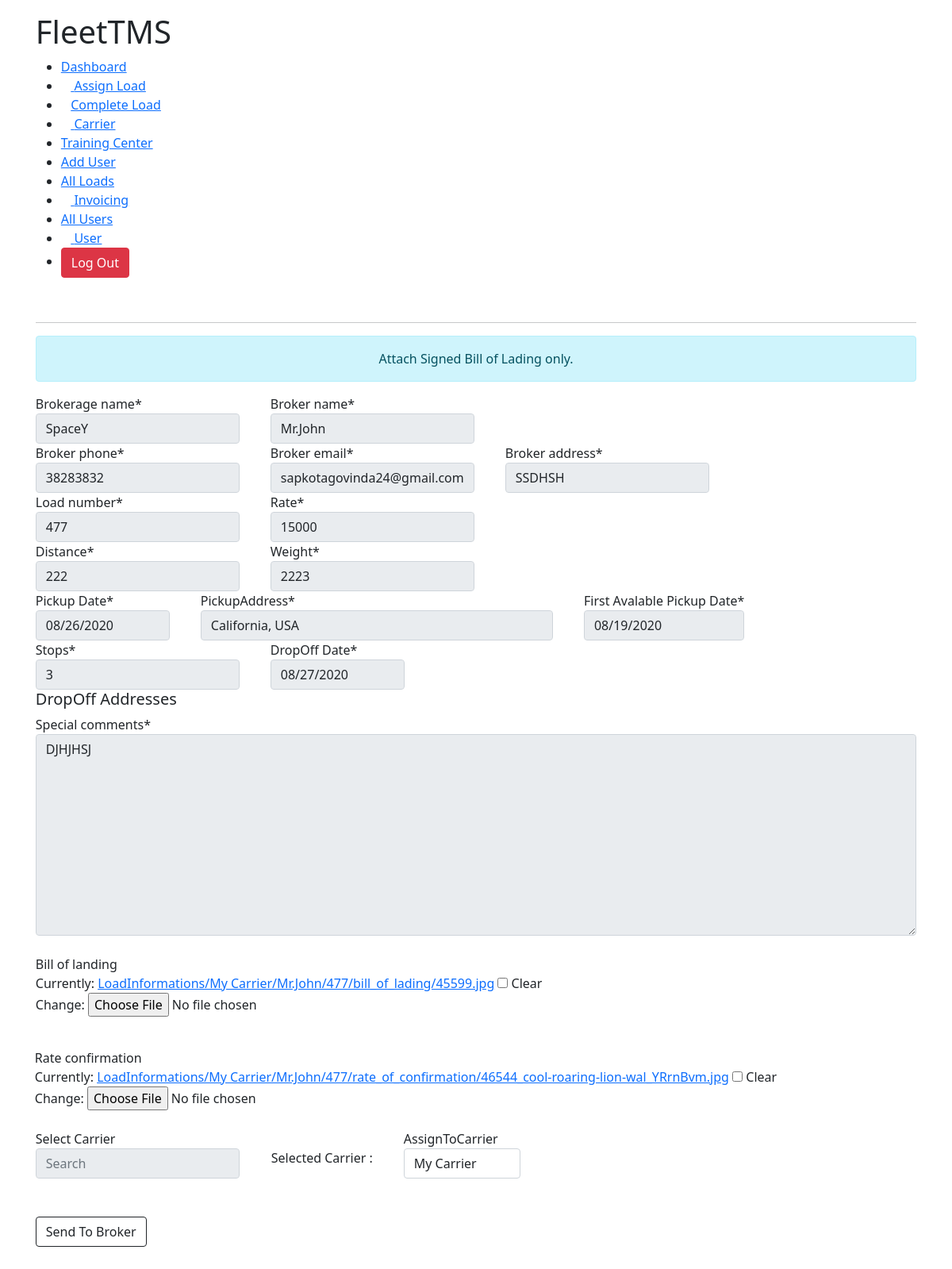
The app's page /signed_bill_detail/81 (signed in) with its own data.
### TMSTruck/models.py (models this page shows, shortened)
class AssignLoad(models.Model):
	user 					= models.ForeignKey(Account,on_delete=models.CASCADE,null=True,blank=True)
	brokerage_name 			= models.CharField(max_length=300, null=True)
	broker_name 			= models.CharField(max_length=300, null=True)
	assignToCarrier			= models.ForeignKey(Carrier,blank=True, on_delete=models.CASCADE, null=True)
	broker_address 			= models.CharField(max_length=300, null=True)
	pickupAddress 			= models.CharField(max_length=300, null=True)
	distance 				= models.IntegerField(null=True)
	weight 					= models.IntegerField(null=True)
	rate 					= models.IntegerField(null=True)
	stops 					= models.IntegerField(null=True)
	assigned_date			= models.DateTimeField(blank=True,auto_now_add=True, null=True)
	pickupDate				= models.CharField(max_length=3000,null=True, blank=True)
	is_active 				= models.BooleanField(default=True,null=True)
	is_paid 				= models.BooleanField(default=False,null=True)
	broker_phone			= models.IntegerField(null=True)
	broker_email			= models.EmailField(max_length=100,null=True)
	load_number				= models.IntegerField(null=True)
	dropOffDate				= models.CharField(max_length=3000,null=True,blank=True)
	dropOffAddress			= models.CharField(max_length=10000,null=True)
	first_available_pickup	= models.CharField(max_length=3000,null=True,blank=True)
	rate_confirmation		= models.FileField(blank=True,upload_to=rate_confirmation_path)
	bill_of_landing			= models.FileField(blank=True,upload_to=bill_path)
	special_comments 		= models.TextField(null=True,max_length=10000)
	final_address			= models.CharField(null=True,max_length=100, blank=True)
	is_awaiting				= models.BooleanField(null=True,default=True,blank=True)
	is_awb					= models.BooleanField(null=True,default=True,blank=True)
	is_sign					= models.BooleanField(null=True,default=False)

### TMSTruck/views.py (the view, shortened to what this page needs)
# urls.py: path('signed_bill_detail/<str:pk>',views.signed_detail,name='signed_detail')
def signed_detail(request,pk):
	load = AssignLoad.objects.get(id=pk)
	form = AssignLoadForm(instance=load)
	template = 'TMSTruck/load_info/signedBill.html'
	context = {
		'form':form,
		'group':request.user.groups.all()[0].name
	}
	return render(request,template,context)

### TMSTruck/forms.py
class AssignLoadForm(ModelForm):
    class Meta:
        model=AssignLoad
        fields = '__all__'
        exclude = ['is_active','is_paid']

### TMSTruck/models.py (called while the page is built)
	def __str__(self):
		return '{} {}'.format(self.firstName,self.lastName)

### TMSTruck/templates/TMSTruck/load_info/signedBill.html (shortened to what this page needs)
{% extends 'TMSTruck/base.html' %}
{% load static %}
{% load crispy_forms_tags %}
{% block content %}
<!DOCTYPE html>
<html lang="en">
<head>
    <link rel="stylesheet" href="{% static 'css/dashboard.css' %}">
</head>
<body>
    <div class="main-body">
        {% if group == 'Accounting' %}
        {% include 'TMSTruck/navbars/accounting_navbar.html' %}
        {% elif group == 'Admin' %}
        {% include 'TMSTruck/navbars/admin_navbar.html' %}
        {% elif group == 'Hiring Manager' %}
        {% include 'TMSTruck/navbars/hiring_manager_navbar.html' %}
        {% elif group == 'Logistics Manager' %}
        {% include 'TMSTruck/navbars/logistics_manager.html' %}
        {% endif %}        <hr>
        <div class="alert alert-info text-center">Attach Signed Bill of Lading only.</div>
        <form autocomplete="off" action="" method="post" enctype="multipart/form-data">
            <div  class="input-group">
                {{form.brokerage_name | as_crispy_field}}
                {{form.broker_name | as_crispy_field}}
            </div>
            <div class="input-group">
                {{form.broker_phone | as_crispy_field}}
                {{form.broker_email | as_crispy_field}}
                {{form.broker_address | as_crispy_field}}
            </div>
           <div class="input-group">
            {{form.load_number  | as_crispy_field}}
            {{form.rate | as_crispy_field}}
           </div>
           <div class="input-group">
            {{form.distance | as_crispy_field}}
            {{form.weight | as_crispy_field}}
        </div>
            <div class="input-group">
                <div id="pickupDateField">
                    <label for="pickupDate">Pickup Date*</label>
                    <input type="date" name="pickupDate" id="pickupDate" class="form-control" value="{{form.pickupDate.value}}">
                </div>
               <div style="width: 40%;">{{form.pickupAddress | as_crispy_field}}</div>
                <div id="first_available_pickup">
                    <label for="first_available_pickup">First Avalable Pickup Date*</label>
                    <input type="date" name="first_available_pickup" id="first_available_pickup" class="form-control" value="{{form.first_available_pickup.value}}">
                </div>
            </div>
            <div class="input-group">
                {{form.stops | as_crispy_field}}
                    <div id="dropOffDate">
                        <label for="dropOffDate">DropOff Date*</label>
                        <input type="date" name="dropOffDate" id="dropOffDate" class="form-control" value="{{form.dropOffDate.value}}">
                    </div>
            </div>
            <div id="stopArea">
                <h5>DropOff Addresses</h5>
            </div>
            {{form.special_comments | as_crispy_field}}
<br>
            <div class="input-group">
                {{form.bill_of_landing | as_crispy_field}}
                {{form.rate_confirmation| as_crispy_field}}
            </div>
            <br>
            <div class="input-group">
  <div style="position: relative;">
                <label for="carrier">Select Carrier</label>
                <input type="text" name="carrier" id="carrierSearch" class="form-control"
                    placeholder="Search">
            </div>
            <br>
            Selected Carrier : {{form.assignToCarrier | as_crispy_field}}
            </div>
            <button class="btn btn-outline-dark btn-block mt-5 mb-5" onclick="toJSON()">Send To Broker</button>
        </form>
    </div>
</body>
</html>
{% endblock %}

### static/css/base.css (style rules this page uses)
* { padding: 0px; margin: 0px; }
.main-body { margin: 1rem 2.8rem; }

### TMSTruck/templates/TMSTruck/load_info/signedBill.html (style rules this page uses)
.input-group { display: flex; grid-gap: 40px; }

### records on screen
AssignLoad: brokerage_name "SpaceY", broker_name "Mr.John", broker_phone "38283832", broker_email "sapkotagovinda24@gmail.com", broker_address "SSDHSH", load_number "477", rate "15000", distance "222", weight "2223", pickupDate "08/26/2020", pickupAddress "California, USA", first_available_pickup "08/19/2020", stops "3", dropOffDate "08/27/2020", special_comments "DJHJHSJ", assignToCarrier "My Carrier"
